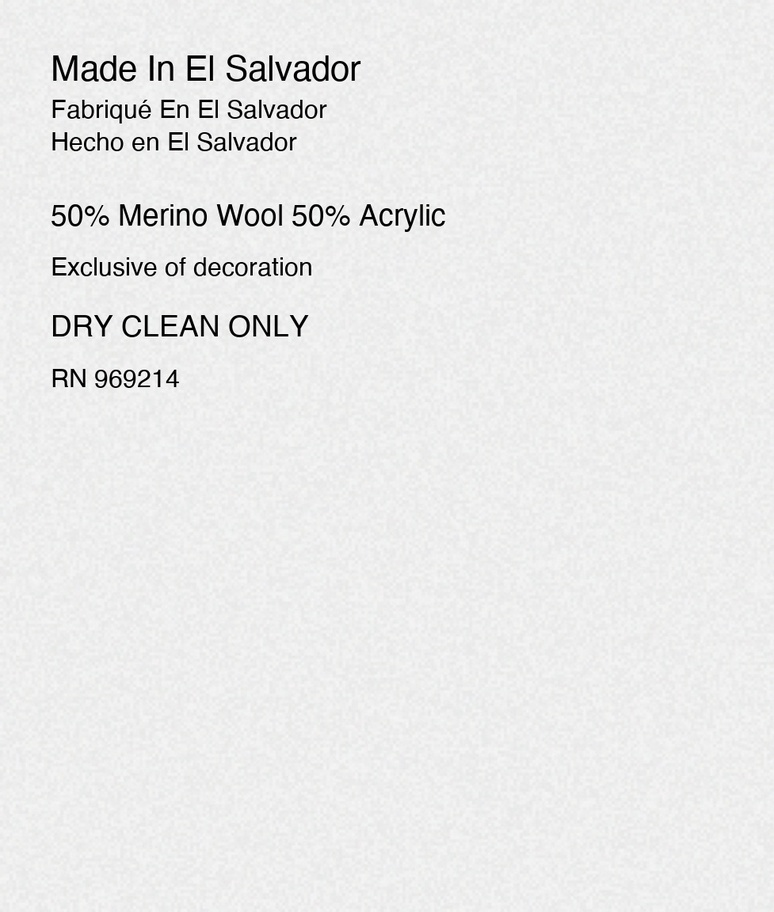
#> input picture code/dataset_split/val/images/synthetic_0032_original.jpg, 774 x 912 px, shrunk from 977 x 1152 before the run
$ python -i preprocess_easyocr.py   (imports and definitions only)
#> lines starting #> are read from the running program, lines starting #| are printed output that depends on the picture; after the words box and inside, x2 and y2 are one past the last pixel; in counts of white or black regions, pixels touching at a corner belong together
#> further down, picture is the input picture: shape (912, 774, 3); mean B, G, R 234.1, 234.3, 234.2
import easyocr
import cv2
import numpy as np
from pathlib import Path

def advanced_preprocess(img):
    """Advanced preprocessing for better OCR"""

    # 1. Convert to grayscale
    gray = cv2.cvtColor(img, cv2.COLOR_BGR2GRAY)

    # 2. CLAHE (Contrast Limited Adaptive Histogram Equalization)
    clahe = cv2.createCLAHE(clipLimit=2.0, tileGridSize=(8, 8))
    enhanced = clahe.apply(gray)
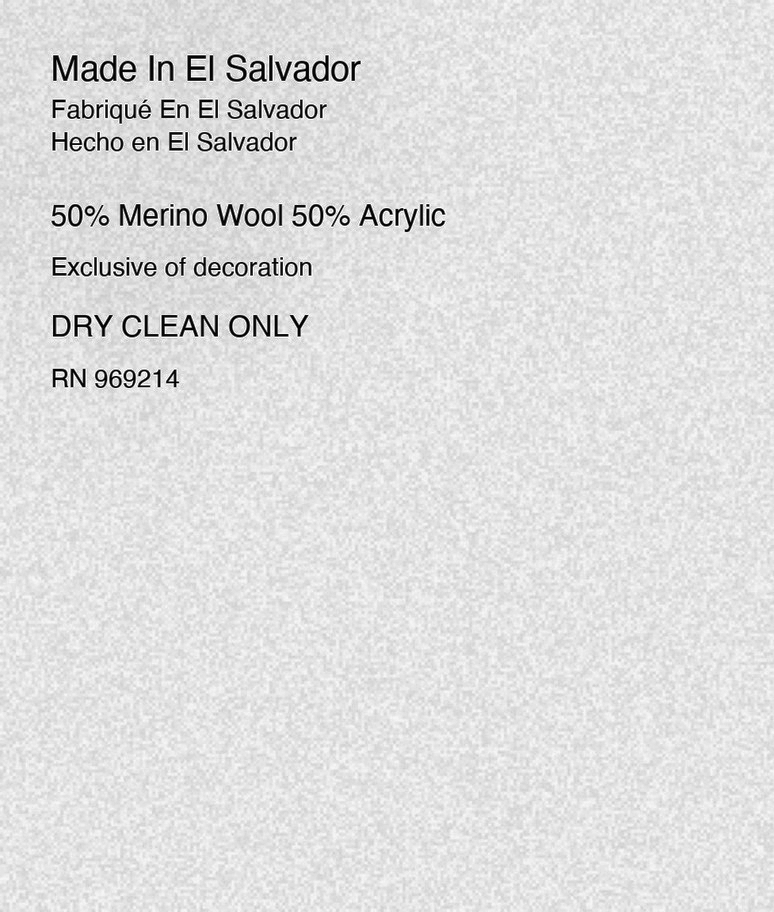
#> enhanced: shape (912, 774); min 2, max 255, mean 222.7

    # 3. Denoise
    denoised = cv2.fastNlMeansDenoising(enhanced, None, 10, 7, 21)

    # 4. Adaptive threshold
    thresh = cv2.adaptiveThreshold(
        denoised, 255, cv2.ADAPTIVE_THRESH_GAUSSIAN_C,
        cv2.THRESH_BINARY, 11, 2
    )
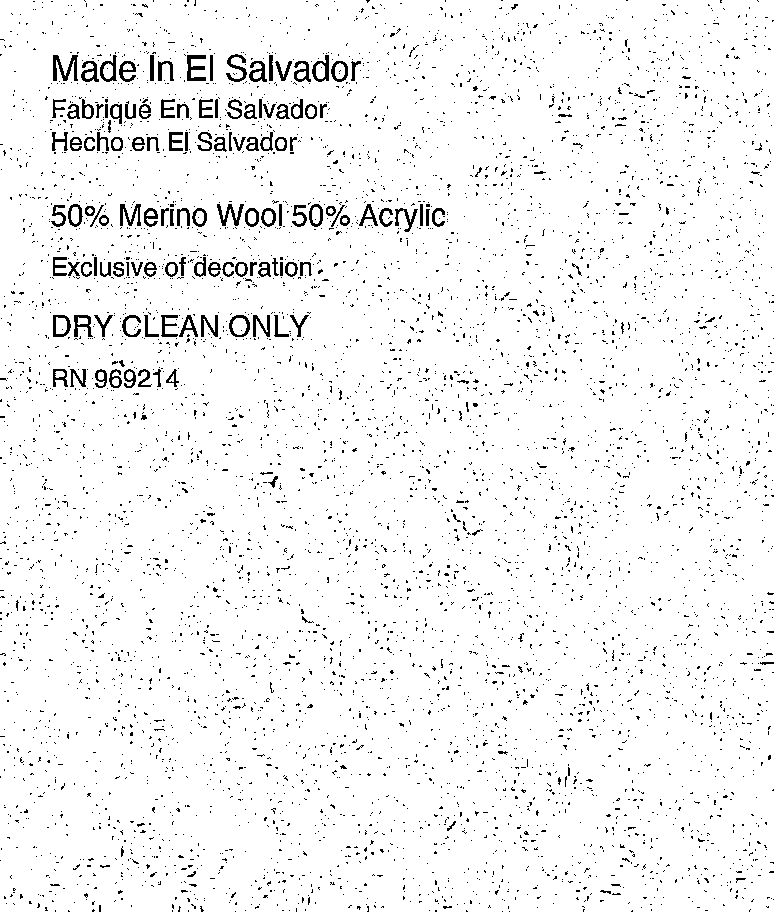
#> thresh: shape (912, 774); 95.5% white; black in thin lines or dots

    return thresh

# Initialize reader
# [1 line that did not run here, left out]

# Test on validation set
val_folder = Path('dataset_split/val/images')

# [12 lines not run here, left out]

>>> import cv2
>>> picture = cv2.imread('dataset_split/val/images/synthetic_0032_original.jpg')
>>> result = advanced_preprocess(picture)

$ run again, on code/dataset_split/val/images/synthetic_0170_original.jpg
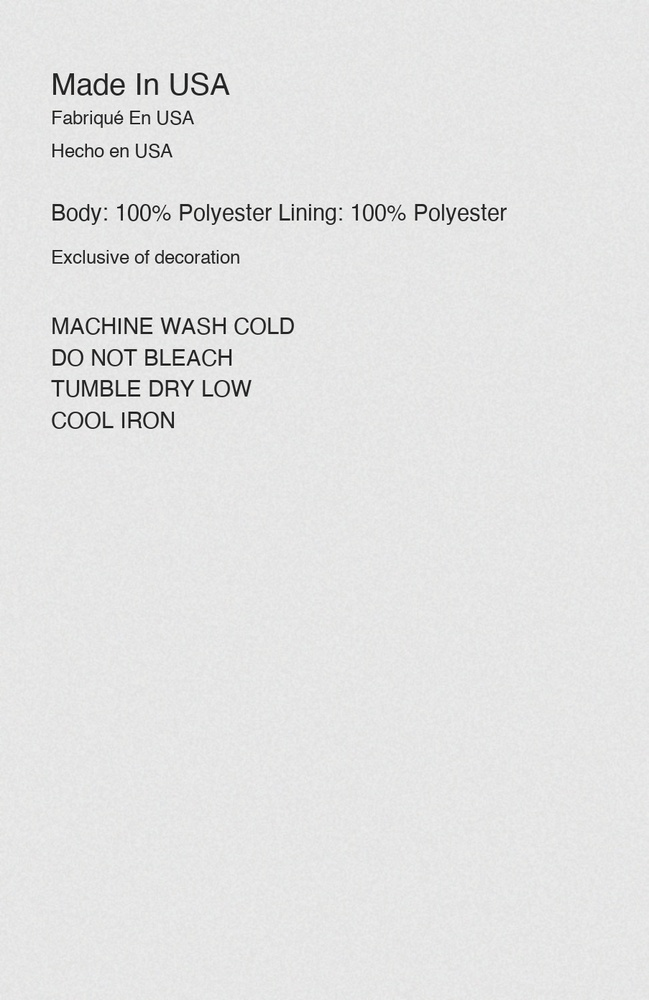
#> input picture code/dataset_split/val/images/synthetic_0170_original.jpg, 649 x 1000 px, shrunk from 903 x 1392 before the run
#> picture is the input picture: shape (1000, 649, 3); mean B, G, R 227.3, 227.4, 227.3
#> in advanced_preprocess, `thresh = cv2.adaptiveThreshold( denoised, 255, cv2.ADAPTIVE_THRESH_GAU..`:
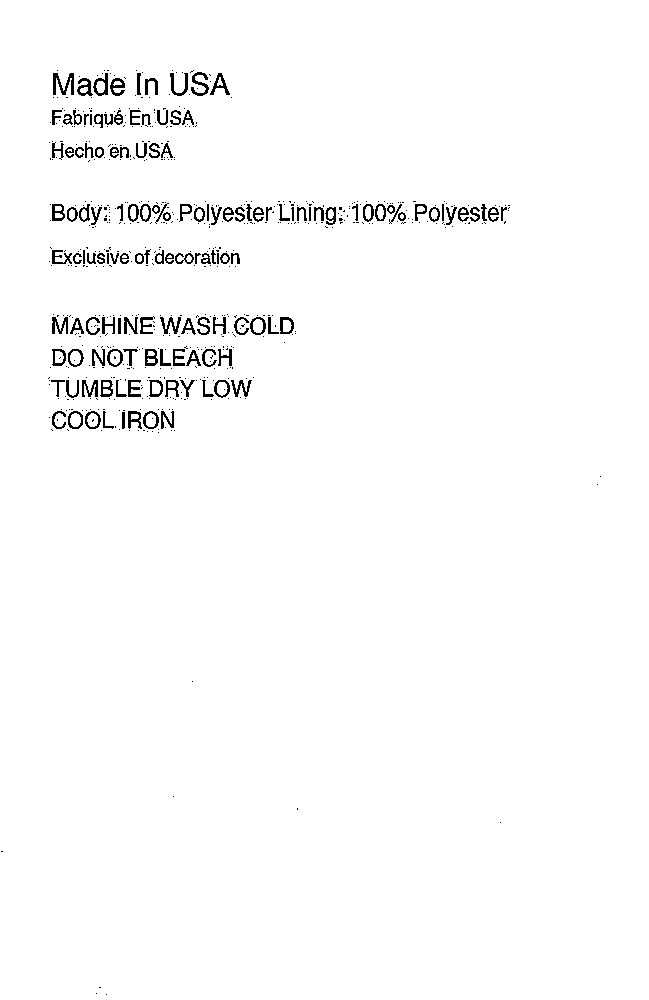
#> thresh: shape (1000, 649); 98.2% white; black in thin lines or dots, all inside (x1, y1, x2, y2) = (1, 70, 601, 995)
